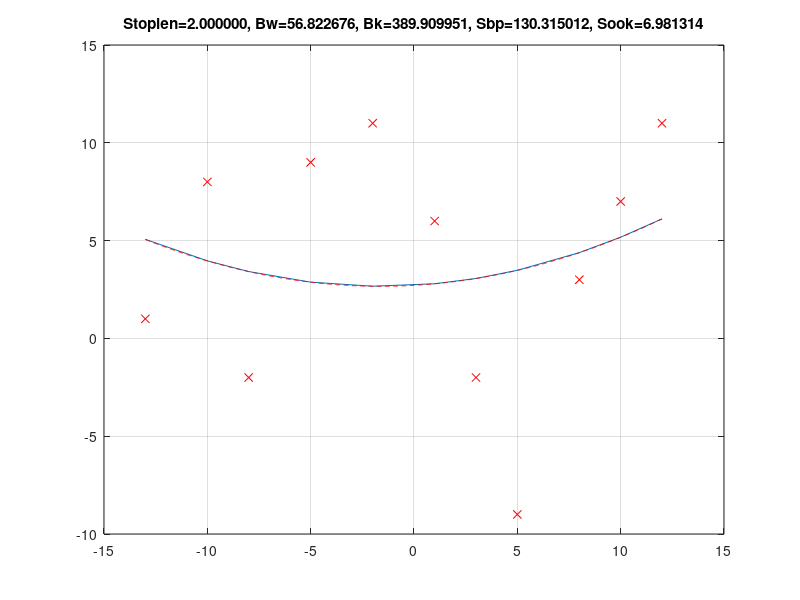
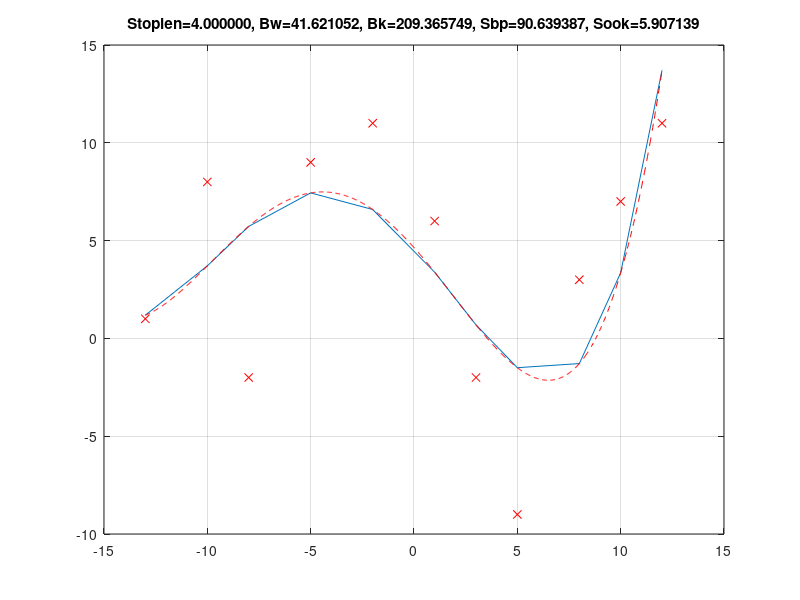
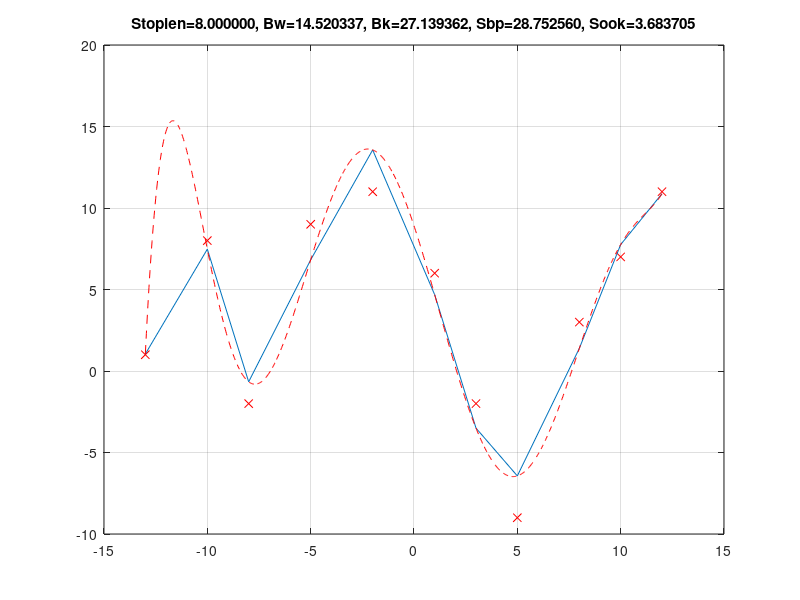

The MATLAB script that drew these images, in order:
x=[-13,-10,-8,-5,-2,1,3,5,8,10,12];
Fy=[1,8,-2,9,11,6,-2,-9,3,7,11];
stopien=4;
stopien1=2;
stopien2=8;
function lab6(x,Fy,stopien)
if length(x)==length(Fy)
  n=length(x);
  if stopien<n-1
    A=polyfit(x,Fy,stopien);
    disp(A);
    Wy=zeros(1,n);
    for i=1:n
      for j=1:stopien+1
        Wy(1,i)=Wy(1,i)+A(1,j)*x(1,i)^(stopien+1-j);     
      end 
    end
    figure(stopien);
    plot(x,Fy,'rx');
    grid on;
    hold on;
    plot(x, Wy);
    fprintf("Stopien: %f",stopien);
    disp("");
    disp("Obliczenia:");
    disp("Blad bezwzgledny");
    bww=0;
    for i=1:n
      bww=bww+abs(Fy(i)-Wy(i));
    endfor
    disp(bww);
    disp("Blad kwadratowy");
    bkk=0;
    for i=1:n
      bkk=bkk+(Fy(i)-Wy(i))^2;
    endfor
    disp(bkk);
    disp("Sredni blad procentowy");
    sbpp=0;
    for i=1:n
      sbpp=sbpp+(1/n)*abs((Fy(i)-Wy(i))/Fy(i))*100;
    endfor
    disp(sbpp);
    disp("Srednie odchylenie od krzywej");
    sookk=0;
    for i=1:n
      sookk=sookk+(Fy(i)-Wy(i))^2/(n-stopien-1);
    endfor
    sookk=sqrt(sookk);
    disp(sookk);
    opis=sprintf("Stopien=%f, Bw=%f, Bk=%f, Sbp=%f, Sook=%f",stopien, bww, bkk, sbpp, sookk);
    title(opis);
    disp("");
    disp("");
    disp("");
    disp("Sprawdzenie naszych obliczen dzialaniami na wektorach: ");
    disp("Blad bezwzgledny");
    bw=sum(abs(Fy-Wy))
    disp("Blad kwadratowy");
    bk=sum((Fy-Wy).^2)
    disp("Sredni blad procentowy");
    sbp=1/n*sum(abs((Fy-Wy)./Fy))*100
    disp("Srednie odchylenie od krzywej");
    sook=sqrt(sum((Fy-Wy).^2)/(n-stopien-1))  
    disp("");
    disp("");
    disp("");
    
    step=(max(x)-min(x))/1000; 
    Ry=zeros(1,1001);
    Rx=zeros(1,1001);
    for i=1:1001
      Rx(1,i)=min(x)+(i-1)*step;      
      for j=1:stopien+1
         Ry(1,i)=Ry(1,i)+A(1,j)*Rx(1,i)^(stopien+1-j);     
      end 
    end
    plot(Rx, Ry,'--r'); 
    grid on;
    hold on;

  else
    disp("Za duzy stopien wielomianu aproksymujacego");  
  end
else
disp("Liczba wspolrzednych x nie jest rootswna liczbie wspolrzednych Fy");  
end  
endfunction

lab6(x,Fy,stopien);
lab6(x,Fy,stopien1);
lab6(x,Fy,stopien2);

